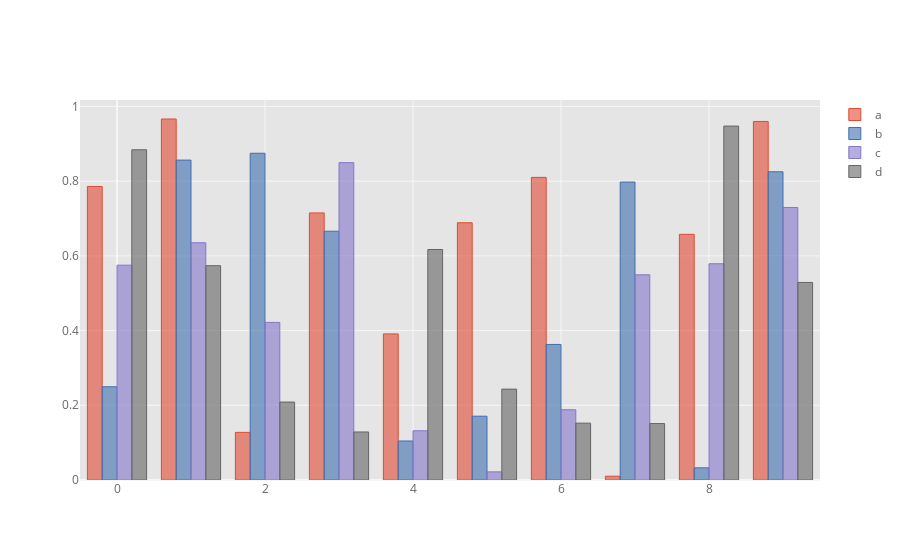

Notebook code cell kept with this figure:
### Markdown cell above
Calling a DataFrame’s `plot()` method with `kind='bar'` produces a multiple bar plot:

### Code cell
df=pd.DataFrame(np.random.rand(10, 4), columns=['a', 'b', 'c', 'd'])
df.iplot(kind='bar')

### Figure 1 — Plotly figure (JSON) as saved in the notebook; plotly's stock layout.template omitted (floating-point values rounded to 4 significant figures)
{"data": [{"marker": {"color": "rgba(226, 74, 51, 0.6)", "line": {"color": "rgba(226, 74, 51, 1.0)", "width": 1}}, "name": "a", "orientation": "v", "text": "", "type": "bar", "x": [0, 1, 2, 3, 4, 5, 6, 7, 8, 9], "y": [0.7858, 0.9664, 0.1275, 0.715, 0.3911, 0.6887, 0.8102, 0.01009, 0.6577, 0.9599]}, {"marker": {"color": "rgba(62, 111, 176, 0.6)", "line": {"color": "rgba(62, 111, 176, 1.0)", "width": 1}}, "name": "b", "orientation": "v", "text": "", "type": "bar", "x": [0, 1, 2, 3, 4, 5, 6, 7, 8, 9], "y": [0.2496, 0.8564, 0.8747, 0.666, 0.1044, 0.1708, 0.3629, 0.7976, 0.03261, 0.8251]}, {"marker": {"color": "rgba(132, 118, 202, 0.6)", "line": {"color": "rgba(132, 118, 202, 1.0)", "width": 1}}, "name": "c", "orientation": "v", "text": "", "type": "bar", "x": [0, 1, 2, 3, 4, 5, 6, 7, 8, 9], "y": [0.5752, 0.6351, 0.4219, 0.8495, 0.1318, 0.02177, 0.188, 0.5493, 0.5789, 0.7296]}, {"marker": {"color": "rgba(101, 101, 101, 0.6)", "line": {"color": "rgba(101, 101, 101, 1.0)", "width": 1}}, "name": "d", "orientation": "v", "text": "", "type": "bar", "x": [0, 1, 2, 3, 4, 5, 6, 7, 8, 9], "y": [0.8841, 0.5737, 0.2087, 0.1286, 0.6171, 0.2433, 0.1522, 0.1511, 0.9475, 0.5288]}], "layout": {"legend": {"bgcolor": "#FFFFFF", "font": {"color": "#666666"}}, "paper_bgcolor": "#FFFFFF", "plot_bgcolor": "#E5E5E5", "title": {"font": {"color": "#151516"}}, "xaxis": {"gridcolor": "#F6F6F6", "showgrid": true, "tickfont": {"color": "#666666"}, "title": {"font": {"color": "#666666"}, "text": ""}, "zerolinecolor": "#F6F6F6"}, "yaxis": {"gridcolor": "#F6F6F6", "showgrid": true, "tickfont": {"color": "#666666"}, "title": {"font": {"color": "#666666"}, "text": ""}, "zerolinecolor": "#F6F6F6"}}}
